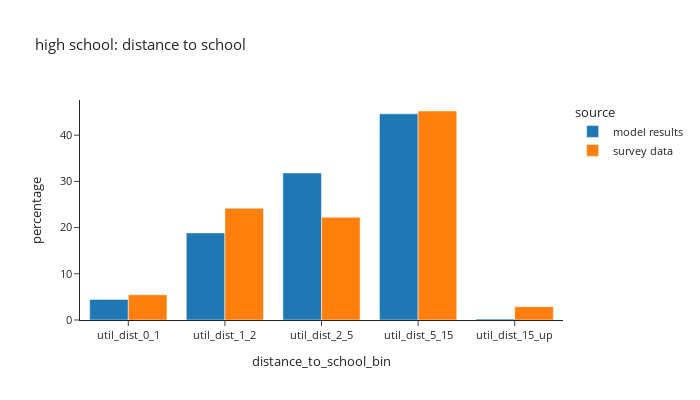
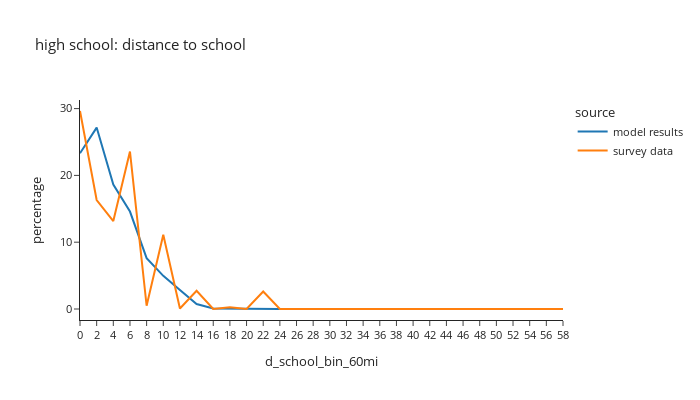

Notebook cell for these charts, in order:
### Code cell
# distance to school: high school
plot_distance(per_data,'is_highschool',"high school: distance to school")

### Figure 1 — Plotly figure (JSON) as saved in the notebook; plotly's stock layout.template omitted (floating-point values rounded to 4 significant figures)
{"data": [{"alignmentgroup": "True", "hovertemplate": "source=model results<br>distance_to_school_bin=%{x}<br>percentage=%{y}<extra></extra>", "legendgroup": "model results", "marker": {"color": "#1F77B4", "pattern": {"shape": ""}}, "name": "model results", "offsetgroup": "model results", "orientation": "v", "showlegend": true, "textposition": "auto", "type": "bar", "x": ["util_dist_0_1", "util_dist_1_2", "util_dist_2_5", "util_dist_5_15", "util_dist_15_up"], "xaxis": "x", "y": [4.463, 18.85, 31.83, 44.62, 0.2392], "yaxis": "y"}, {"alignmentgroup": "True", "hovertemplate": "source=survey data<br>distance_to_school_bin=%{x}<br>percentage=%{y}<extra></extra>", "legendgroup": "survey data", "marker": {"color": "#FF7F0E", "pattern": {"shape": ""}}, "name": "survey data", "offsetgroup": "survey data", "orientation": "v", "showlegend": true, "textposition": "auto", "type": "bar", "x": ["util_dist_0_1", "util_dist_1_2", "util_dist_2_5", "util_dist_5_15", "util_dist_15_up"], "xaxis": "x", "y": [5.463, 24.18, 22.24, 45.23, 2.886], "yaxis": "y"}], "layout": {"barmode": "group", "font": {"size": 11}, "height": 400, "legend": {"title": {"text": "source"}, "tracegroupgap": 0}, "title": {"text": "high school: distance to school"}, "width": 700, "xaxis": {"anchor": "y", "domain": [0.0, 1.0], "title": {"text": "distance_to_school_bin"}}, "yaxis": {"anchor": "x", "domain": [0.0, 1.0], "title": {"text": "percentage"}}}}

### Figure 2 — Plotly figure (JSON) as saved in the notebook; plotly's stock layout.template omitted (floating-point values rounded to 4 significant figures)
{"data": [{"hovertemplate": "source=model results<br>d_school_bin_60mi=%{x}<br>percentage=%{y}<extra></extra>", "legendgroup": "model results", "line": {"color": "#1F77B4", "dash": "solid"}, "marker": {"symbol": "circle"}, "mode": "lines", "name": "model results", "orientation": "v", "showlegend": true, "type": "scatter", "x": ["0", "2", "4", "6", "8", "10", "12", "14", "16", "18", "20", "22", "24", "26", "28", "30", "32", "34", "36", "38", "40", "42", "44", "46", "48", "50", "52", "54", "56", "58"], "xaxis": "x", "y": [23.31, 27.16, 18.62, 14.59, 7.608, 4.964, 2.836, 0.7534, 0.09292, 0.04479, 0.0, 0.0, 0.01239, 0.0, 0.0, 0.01525, 0.00143, 0.0, 0.0, 0.0, 0.0, 0.0, 0.0, 0.0, 0.0, 0.0, 0.0, 0.0, 0.0, 0.0], "yaxis": "y"}, {"hovertemplate": "source=survey data<br>d_school_bin_60mi=%{x}<br>percentage=%{y}<extra></extra>", "legendgroup": "survey data", "line": {"color": "#FF7F0E", "dash": "solid"}, "marker": {"symbol": "circle"}, "mode": "lines", "name": "survey data", "orientation": "v", "showlegend": true, "type": "scatter", "x": ["0", "2", "4", "6", "8", "10", "12", "14", "16", "18", "20", "22", "24", "26", "28", "30", "32", "34", "36", "38", "40", "42", "44", "46", "48", "50", "52", "54", "56", "58"], "xaxis": "x", "y": [29.64, 16.32, 13.17, 23.57, 0.4853, 11.13, 0.07667, 2.724, 0.0, 0.2448, 0.0, 2.629, 0.0, 0.01225, 0.0, 0.0, 0.0, 0.0, 0.0, 0.0, 0.0, 0.0, 0.0, 0.0, 0.0, 0.0, 0.0, 0.0, 0.0, 0.0], "yaxis": "y"}], "layout": {"font": {"size": 11}, "height": 400, "legend": {"title": {"text": "source"}, "tracegroupgap": 0}, "title": {"text": "high school: distance to school"}, "width": 700, "xaxis": {"anchor": "y", "domain": [0.0, 1.0], "title": {"text": "d_school_bin_60mi"}}, "yaxis": {"anchor": "x", "domain": [0.0, 1.0], "title": {"text": "percentage"}}}}
